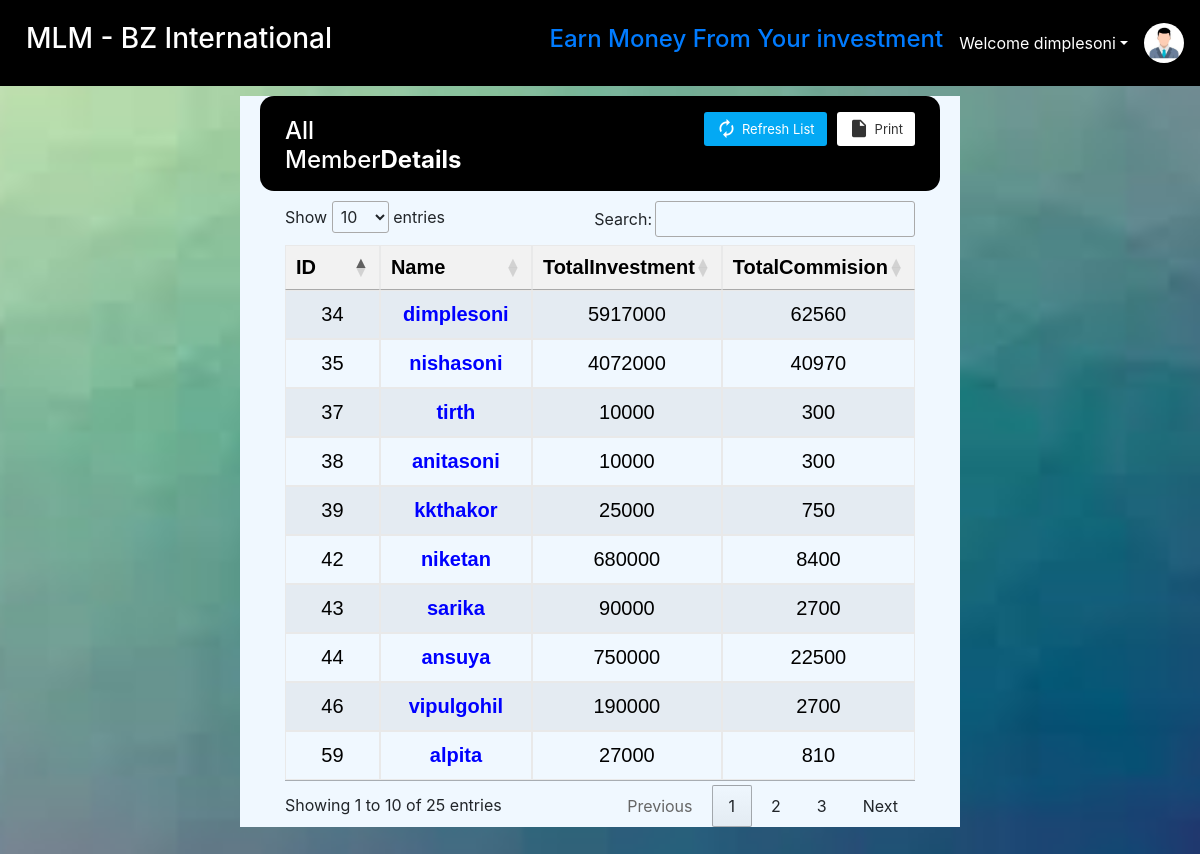
/allcom.php (signed in), run on an earlier commit of the app's database.
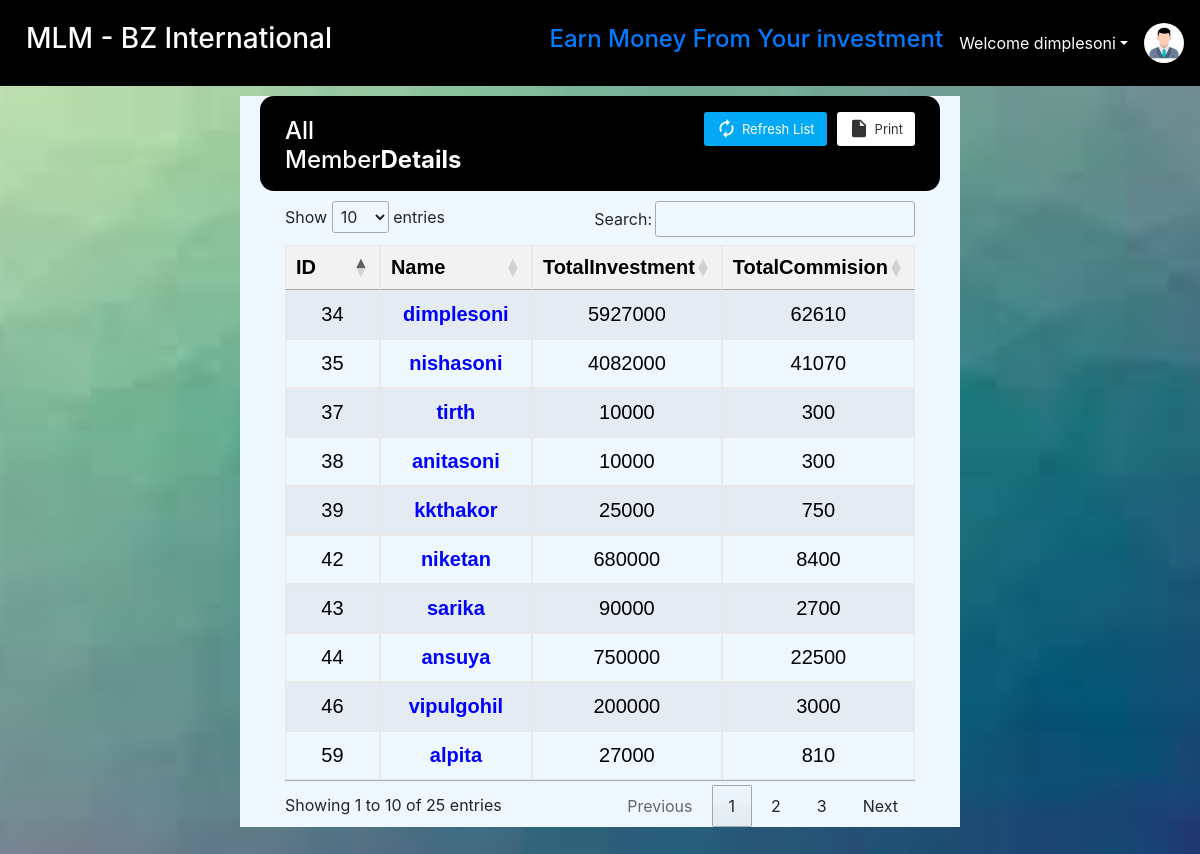
And on a later commit of the database.
### tables this page shows
CREATE TABLE `members` (
  `id` int(11) NOT NULL,
  `name` varchar(255) DEFAULT NULL,
  `upline` varchar(255) DEFAULT NULL,
  `amount` float NOT NULL,
  `fd` int(25) NOT NULL,
  `date` datetime NOT NULL DEFAULT current_timestamp(),
  `date1` datetime DEFAULT NULL
);

### allcom.php (the view, shortened to what the changed rows need)
<?php
echo '
<!DOCTYPE html>
<html lang="en">
<head>
  <meta charset="UTF-8">
  <meta name="viewport" content="width=device-width, initial-scale=1.0">
  <meta http-equiv="X-UA-Compatible" content="ie=edge">
  <title>Add Member</title>
  <link rel = "icon" href ="img/Ram.jpg" type = "image/x-icon">
  <link rel="stylesheet" href="https://fonts.googleapis.com/icon?family=Material+Icons">
  <link rel="stylesheet" href="https://use.fontawesome.com/releases/v5.8.2/css/all.css">
  <link rel="stylesheet" href="https://maxcdn.bootstrapcdn.com/bootstrap/4.0.0/css/bootstrap.min.css">
  <link rel = "icon" href ="img/Ram.jpg" type = "image/x-icon">
  <link rel="stylesheet" href="//cdn.datatables.net/1.11.5/css/jquery.dataTables.min.css">
</head>
<body class="back">';
        echo '<div class="container" style="background: aliceblue;width:60%;">
                    <div class="table-wrapper" style="margin:30px;" >
                        <div class="table-title" style="border-radius: 14px;background:black;">
                            <div class="row">
                                <div class="col-sm-4">
                                    <h2>All Member<b>Details</b></h2>
                                </div>
                                <div class="col-sm-8">
                                    <a href="#" onclick="window.print()" class="btn btn-info"><i class="material-icons">&#xE24D;</i> <span>Print</span></a>
                                    <a href="#" class="btn btn-primary"><i class="material-icons">&#xE863;</i> <span>Refresh List</span></a>
                                </div>
                            </div>
                          </div>
                        <div>
                   </div>';
        ?>
        <table class='table table-striped table-hover text-center' id='NoOrder1' style='font-size:20px;color:black; font-family: Bahnschrift, sans-serif;' >
            <thead>
                <tr>
                    <th>ID</th>
                    <th>Name</th>
                    <th>TotalInvestment</th>
                    <th>TotalCommision</th>
                </tr>
            </thead>
            <tbody>
        <?php
        $host = "localhost";
        $username = "root";
        $password = "";
        $database = "mlm";
                            $conn = mysqli_connect($host, $username, $password, $database);
                            $sql = "SELECT id, name FROM members";
                            $result = mysqli_query($conn, $sql);
                            if (mysqli_num_rows($result) > 0) {
                                while ($row = mysqli_fetch_assoc($result)) {
                                    $upline = $row['name'];
                                    $FT = TotalI($upline, $conn);
                                    $TI = TotalC($upline, $conn);
                                    echo "<tr>";
                                    echo "<td>" . $row['id'] . "</td>";
                                    echo "<td><a href='commision?name=" . urlencode($row['name']) . "' style='color:blue;'>" . $row['name'] . "</a></td>";
                                    echo "<td>" . $FT . "</td>";
                                    echo "<td>" . $TI . "</td>";
                                    echo "</tr>";
                                }
                            } else {
                                echo "No results found.";
                            }
                            function TotalI($upline, $conn)
                            {
                                $investment = getInvestment($upline, $conn);
                                $total_investment = getTotalInvestment($upline, $conn, 0, $investment);
                                $totalInvestment = $investment + $total_investment;
                                return $totalInvestment;
                            }
                            function TotalC($upline, $conn)
                            {
                                $investment = getInvestment($upline, $conn);
                                $total_commission = getDownlinesCommission($upline, $conn, 0, $investment);
                                $final_total = ($investment * 0.03) + $total_commission;
                                return $final_total;
                            }
                            function getInvestment($upline, $conn)
                            {
                                $query = "SELECT amount FROM members WHERE name = '$upline'";
                                $result = mysqli_query($conn, $query);
                                if (mysqli_num_rows($result) > 0) {
                                    $row = mysqli_fetch_assoc($result);
                                    return $row['amount'];
                                } else {
                                    throw new Exception("No investment found for " . $upline);
                                }
                            }
                            function  getTotalInvestment($upline, $conn, $level, $investment)
                            {
                                $query = "SELECT * FROM members WHERE upline = '$upline'";
                                $result = mysqli_query($conn, $query);
                                if (mysqli_num_rows($result) > 0) {
                                    $sum = 0;
                                    while($row = mysqli_fetch_assoc($result)) {
                                        $amount = $row["amount"];
                                        $sum += $amount + getTotalInvestment($row["name"], $conn, $level + 1, $investment);
                                    }
                                    return $sum ;
                                } else {
                                    return 0;
                                }
                            }
                        function getDownlinesCommission($upline, $conn, $level, $investment)
                        {
                            $query = "SELECT * FROM members WHERE upline = '$upline'";
                            $result = mysqli_query($conn, $query);
                            if (mysqli_num_rows($result) > 0) {
                                $commission = 0;
                                while($row = mysqli_fetch_assoc($result)) {
                                    $amount = $row["amount"];
                                    $fd = $row["fd"];
                                    if ($level == 0) {
                                        $level_commission = 0.01 * $amount;
                                        $level_commission1 = 0.01 * $fd;
                                    } else if ($level == 1) {
                                        $level_commission = 0.005 * $amount;
                                        $level_commission1 = 0.005 * $fd;
                                    } else {
                                        $level_commission = 0.0025 * $amount;
                                        $level_commission1 = 0.0025 * $fd;
                                    }
                                    $commission +=  $level_commission1 + $level_commission + getDownlinesCommission($row["name"], $conn, $level + 1, $investment);
                                }
                                return $commission ;
                            } else {
                                return 0;
                            }
                        }
                        ?>
    </tbody>
    </table>
  </body>
</html>

What changed in the data, as far as the page shows it:
computed for members "dimplesoni": FT "5917000" → "5927000"; amount "62560" → "62610"
computed for members "nishasoni": FT "4072000" → "4082000"; amount "40970" → "41070"
changed members "vipulgohil": FT "190000" → "200000"; amount "2700" → "3000"
